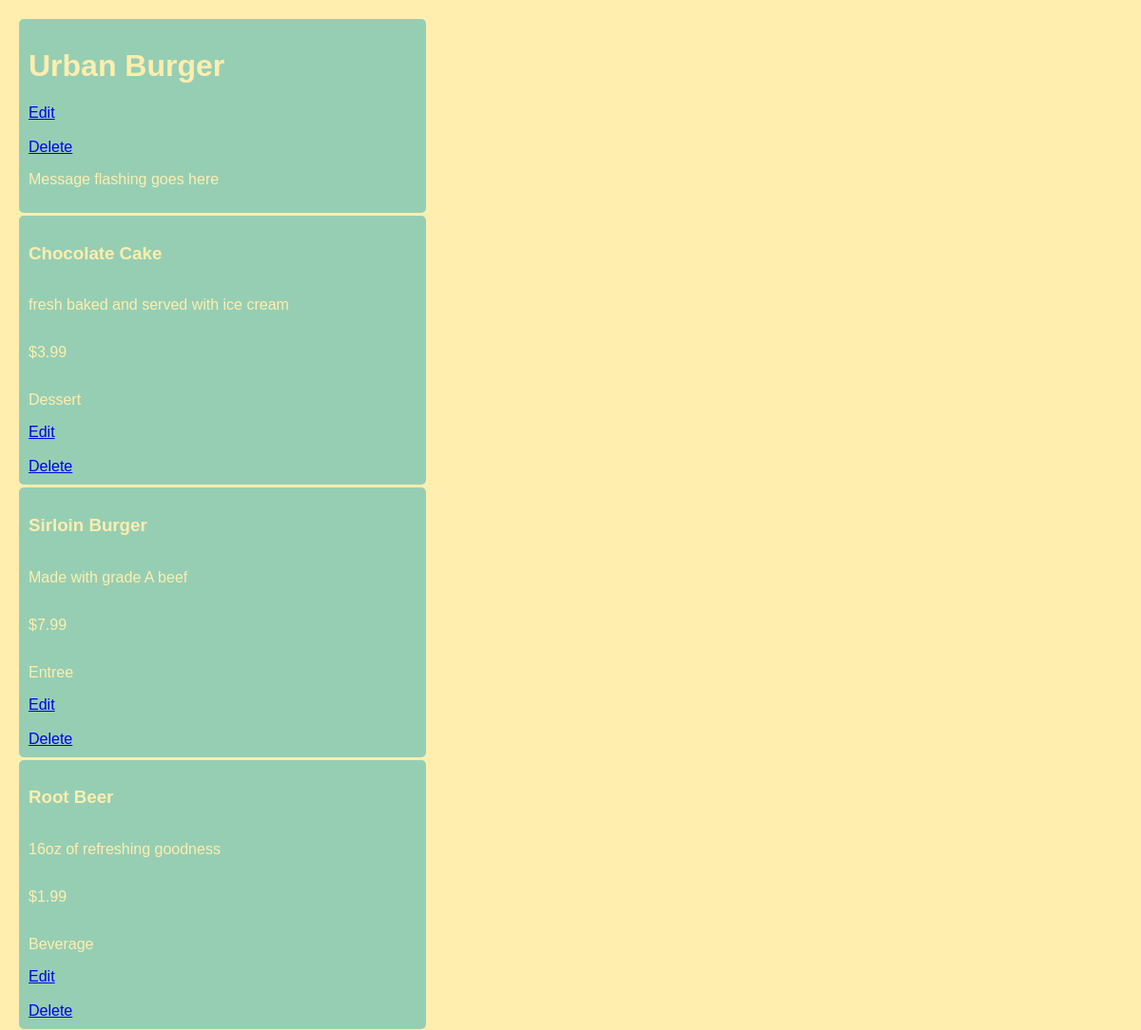
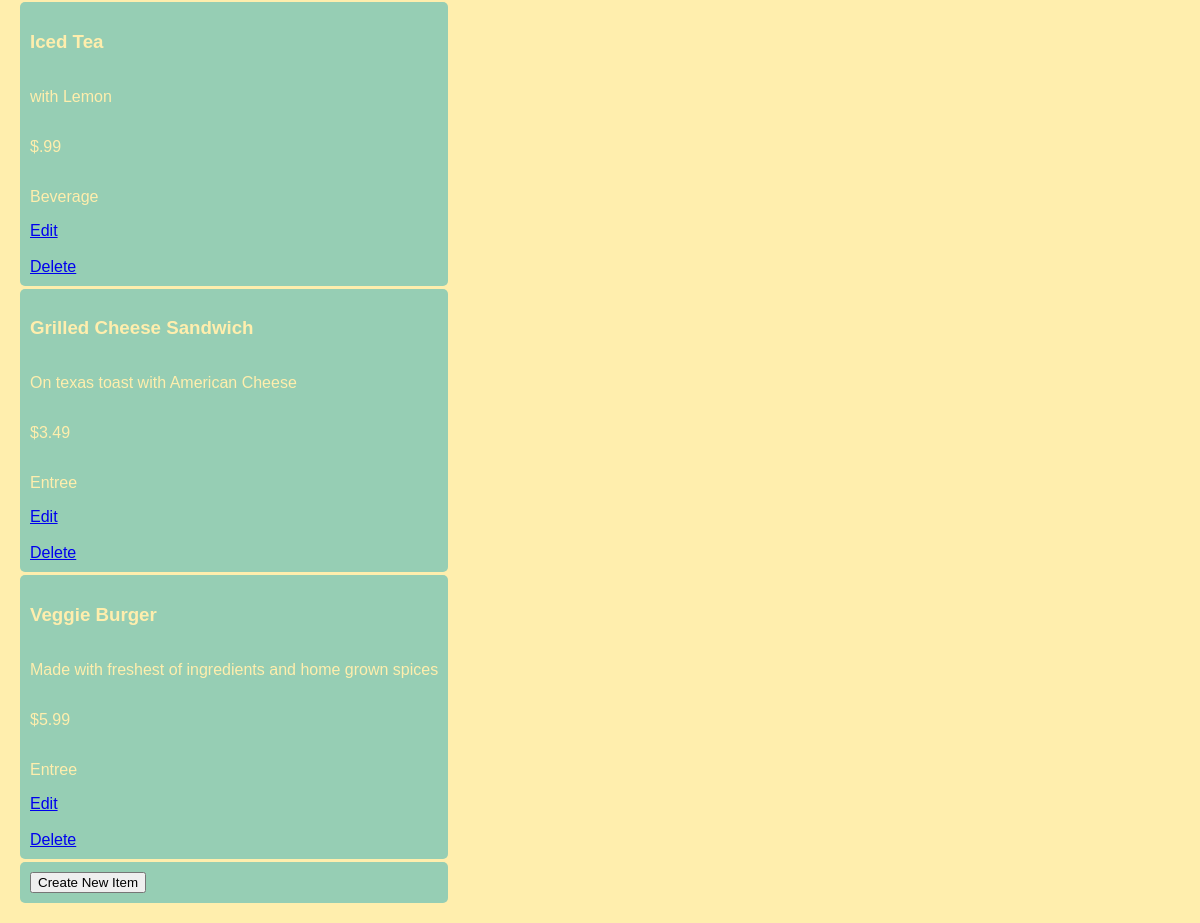
The page / on the database its author committed (2 pictures, top to bottom).
### database_setup.py (models this page shows, shortened)
class Restaurant(Base):
    __tablename__ = 'restaurant'
    id = Column(Integer, primary_key=True)
    name = Column(String(250), nullable=False)

class MenuItem(Base):
    __tablename__ = 'menu_item'
    name =Column(String(80), nullable = False)
    id = Column(Integer, primary_key = True)
    description = Column(String(250))
    price = Column(String(8))
    course = Column(String(250))
    restaurant_id = Column(Integer,ForeignKey('restaurant.id'))
    restaurant = relationship(Restaurant)

### project.py (the view)
@app.route('/')
@app.route('/restaurants/<int:restaurant_id>/menu')
def restaurantMenu(restaurant_id=1):
    restaurant = session.query(Restaurant).filter_by(id = restaurant_id).one()
    items = session.query(MenuItem).filter_by(restaurant_id = restaurant_id)
    return render_template('menu.html', restaurant=restaurant, items = items, restaurant_id = restaurant_id)

### templates/menu.html (shortened to what this page needs)
<!doctype html>
<html lang="en">
<head>
  <link rel=stylesheet type=text/css href="{{ url_for('static', filename='styles.css') }}">
</head>
<body>
  <div class="container">
    <div>
      <h1>{{restaurant.name}}</h1>
      <a href="{{url_for('editRestaurant', restaurant_id=restaurant.id)}}">Edit</a>&nbsp;&nbsp;<a href="{{url_for('deleteRestaurant', restaurant_id=restaurant.id)}}">Delete</a>
      <p>Message flashing goes here</p>
    </div>
    {% if items == [] %}
    <div>
      <p>There are no menu items.</p>
    </div>
    {% else %}
    {% for i in items %}
    <div>
      <h3>{{i.name}}</h3>
      <p>{{i.description}}</p>
      <p>{{i.price}}</p>
      <p>{{i.course}}</p>
      <a href="{{url_for('editMenuItem',restaurant_id=restaurant.id, menu_id=i.id)}}">Edit</a>&nbsp;&nbsp;<a href="{{url_for('deleteMenuItem',restaurant_id=restaurant.id, menu_id=i.id)}}">Delete</a>
    </div>
    {% endfor %}
    {% endif %}
    <div>
    <a href="{{url_for('newMenuItem', restaurant_id=restaurant.id)}}"><button>Create New Item</button></a>
    </div>
  </div>
</body>
</html>

### static/css/styles.css (style rules this page uses)
.container { display: grid; grid-template-columns: 1; grid-template-rows: auto; grid-gap: 3px; justify-content: left; align-items: center; color: #ffeead; }
.container > div { font-family: "Lucida Sans Unicode", "Lucida Grande", sans-serif; display: inline-grid; padding: 10px; align-items: center; color: #ffeead; background-color: #96ceb4; border-radius: 5px; }
html, body { background-color: #ffeead; margin: 10px; }

### rows shown on the page
Restaurant: name "Urban Burger"
MenuItem: name "Chocolate Cake", description "fresh baked and served with ice cream", price "$3.99", course "Dessert"
MenuItem: name "Sirloin Burger", description "Made with grade A beef", price "$7.99", course "Entree"
MenuItem: name "Root Beer", description "16oz of refreshing goodness", price "$1.99", course "Beverage"
MenuItem: name "Iced Tea", description "with Lemon", price "$.99", course "Beverage"
MenuItem: name "Grilled Cheese Sandwich", description "On texas toast with American Cheese", price "$3.49", course "Entree"
MenuItem: name "Veggie Burger", description "Made with freshest of ingredients and home grown spices", price "$5.99", course "Entree"
